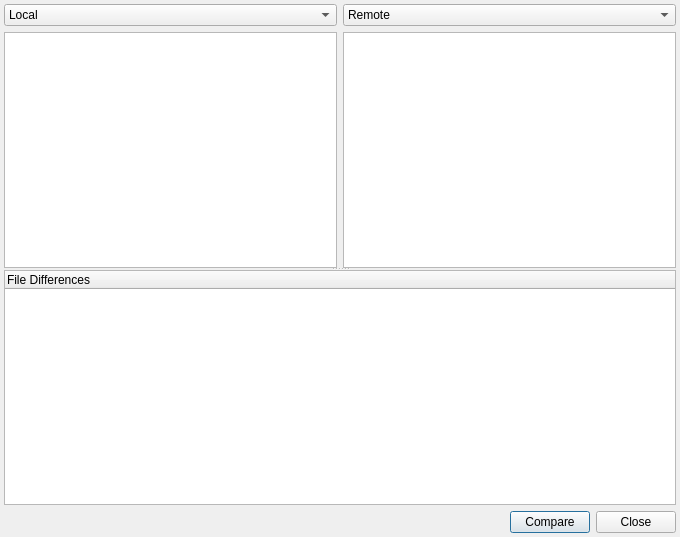
<ui version="4.0" >
 <class>branchview</class>
 <widget class="QDialog" name="branchview" >
  <property name="geometry" >
   <rect>
    <x>0</x>
    <y>0</y>
    <width>680</width>
    <height>537</height>
   </rect>
  </property>
  <property name="windowTitle" >
   <string>Branch Diff Viewer</string>
  </property>
  <layout class="QVBoxLayout" name="verticalLayout" >
   <property name="spacing" >
    <number>4</number>
   </property>
   <property name="margin" >
    <number>4</number>
   </property>
   <item>
    <widget class="QSplitter" name="splitter" >
     <property name="orientation" >
      <enum>Qt::Vertical</enum>
     </property>
     <property name="handleWidth" >
      <number>2</number>
     </property>
     <widget class="QWidget" name="layoutWidget" >
      <layout class="QGridLayout" name="gridLayout" >
       <item row="0" column="0" >
        <widget class="QComboBox" name="left_combo" >
         <item>
          <property name="text" >
           <string>Local</string>
          </property>
         </item>
         <item>
          <property name="text" >
           <string>Remote</string>
          </property>
         </item>
        </widget>
       </item>
       <item row="0" column="1" >
        <widget class="QComboBox" name="right_combo" >
         <property name="currentIndex" >
          <number>1</number>
         </property>
         <item>
          <property name="text" >
           <string>Local</string>
          </property>
         </item>
         <item>
          <property name="text" >
           <string>Remote</string>
          </property>
         </item>
        </widget>
       </item>
       <item row="1" column="0" >
        <widget class="QListWidget" name="left_list" />
       </item>
       <item row="1" column="1" >
        <widget class="QListWidget" name="right_list" />
       </item>
      </layout>
     </widget>
     <widget class="QWidget" name="layoutWidget" >
      <layout class="QGridLayout" name="gridLayout_2" >
       <item row="1" column="1" >
        <spacer name="horizontalSpacer" >
         <property name="orientation" >
          <enum>Qt::Horizontal</enum>
         </property>
         <property name="sizeHint" stdset="0" >
          <size>
           <width>40</width>
           <height>20</height>
          </size>
         </property>
        </spacer>
       </item>
       <item row="1" column="2" >
        <widget class="QPushButton" name="button_compare" >
         <property name="text" >
          <string>Compare</string>
         </property>
        </widget>
       </item>
       <item row="1" column="3" >
        <widget class="QPushButton" name="button_close" >
         <property name="text" >
          <string>Close</string>
         </property>
        </widget>
       </item>
       <item row="0" column="0" colspan="4" >
        <widget class="QTreeWidget" name="diff_files" >
         <column>
          <property name="text" >
           <string>File Differences</string>
          </property>
         </column>
        </widget>
       </item>
      </layout>
     </widget>
    </widget>
   </item>
  </layout>
 </widget>
 <resources/>
 <connections>
  <connection>
   <sender>button_close</sender>
   <signal>clicked()</signal>
   <receiver>branchview</receiver>
   <slot>accept()</slot>
   <hints>
    <hint type="sourcelabel" >
     <x>634</x>
     <y>519</y>
    </hint>
    <hint type="destinationlabel" >
     <x>339</x>
     <y>268</y>
    </hint>
   </hints>
  </connection>
 </connections>
</ui>
